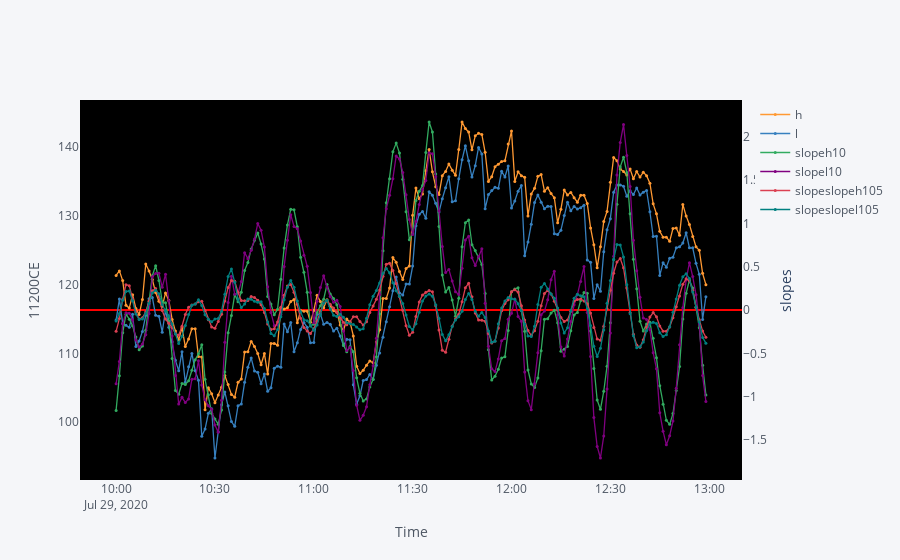

Notebook cell for this chart:
### Code cell
# ce=ce[(ce.index.day==29)&(ce.index.hour>9)&(ce.index.hour<13)]
# amp=amp[amp.index.isin(ce.index)]
m=copy.deepcopy(fig)
# m=p.add_ohlc(x=ce.index,close=ce.c,high=ce.h,low=ce.l,open=ce.o,xaxis='x',yaxis='y',name='ohlc')
m.layout.xaxis.rangeselector.visible=False
m.layout.xaxis.rangeslider.visible=False

# m=m.add_scatter(x=amp.index,
#                 y=amp.slopeslopeh105,
#                 yaxis='y2',
#                 mode='markers',
#                 marker_line_color=amp.difference,
# #                 line_color='green',
#                 marker_size=15,
#                 marker_symbol='hash-dot',marker_line_width=1
#                )


# m=m.add_scatter(x=amp.index,
#                 y=amp.hlc,
#                 yaxis='y',
#                 mode='markers',
#                 marker_line_color=amp.difference,
# #                 line_color='red',
#                 marker_size=15,
#                 marker_symbol='x-thin',marker_line_width=1
#                )
m.layout.yaxis2.showgrid=False
m.layout.plot_bgcolor='black'
m.write_html('try_h_l.html')
m.show()

### Figure 1 — Plotly figure (JSON) as saved in the notebook; plotly's stock layout.template omitted (floating-point values rounded to 4 significant figures; data arrays with more than 128 entries replaced by an {"elided": "..."} marker saying what was removed)
{"data": [{"line": {"color": "rgba(255, 153, 51, 1.0)", "dash": "solid", "shape": "linear", "width": 1.3}, "marker": {"size": 3}, "mode": "lines+markers", "name": "h", "text": "", "type": "scatter", "x": {"elided": "180 str values"}, "y": {"elided": "180 float values"}}, {"line": {"color": "rgba(55, 128, 191, 1.0)", "dash": "solid", "shape": "linear", "width": 1.3}, "marker": {"size": 3}, "mode": "lines+markers", "name": "l", "text": "", "type": "scatter", "x": {"elided": "180 str values"}, "y": {"elided": "180 float values"}}, {"line": {"color": "rgba(50, 171, 96, 1.0)", "dash": "solid", "shape": "linear", "width": 1.3}, "marker": {"size": 3}, "mode": "lines+markers", "name": "slopeh10", "text": "", "type": "scatter", "x": {"elided": "180 str values"}, "xaxis": "x", "y": {"elided": "180 float values"}, "yaxis": "y2"}, {"line": {"color": "rgba(128, 0, 128, 1.0)", "dash": "solid", "shape": "linear", "width": 1.3}, "marker": {"size": 3}, "mode": "lines+markers", "name": "slopel10", "text": "", "type": "scatter", "x": {"elided": "180 str values"}, "xaxis": "x", "y": {"elided": "180 float values"}, "yaxis": "y2"}, {"line": {"color": "rgba(219, 64, 82, 1.0)", "dash": "solid", "shape": "linear", "width": 1.3}, "marker": {"size": 3}, "mode": "lines+markers", "name": "slopeslopeh105", "text": "", "type": "scatter", "x": {"elided": "180 str values"}, "xaxis": "x", "y": {"elided": "180 float values"}, "yaxis": "y2"}, {"line": {"color": "rgba(0, 128, 128, 1.0)", "dash": "solid", "shape": "linear", "width": 1.3}, "marker": {"size": 3}, "mode": "lines+markers", "name": "slopeslopel105", "text": "", "type": "scatter", "x": {"elided": "180 str values"}, "xaxis": "x", "y": {"elided": "180 float values"}, "yaxis": "y2"}], "layout": {"legend": {"bgcolor": "#F5F6F9", "font": {"color": "#4D5663"}}, "paper_bgcolor": "#F5F6F9", "plot_bgcolor": "black", "title": {"font": {"color": "#4D5663"}}, "xaxis": {"gridcolor": "#E1E5ED", "rangeselector": {"visible": false}, "rangeslider": {"visible": false}, "showgrid": false, "tickfont": {"color": "#4D5663"}, "title": {"font": {"color": "#4D5663"}, "text": "Time"}, "zerolinecolor": "red"}, "yaxis": {"gridcolor": "#E1E5ED", "showgrid": false, "tickfont": {"color": "#4D5663"}, "title": {"font": {"color": "#4D5663"}, "text": "11200CE"}, "zerolinecolor": "red"}, "yaxis2": {"anchor": "x", "gridcolor": "#E1E5ED", "overlaying": "y", "showgrid": false, "side": "right", "tickfont": {"color": "#4D5663"}, "title": {"text": "slopes"}, "zerolinecolor": "red"}}}
